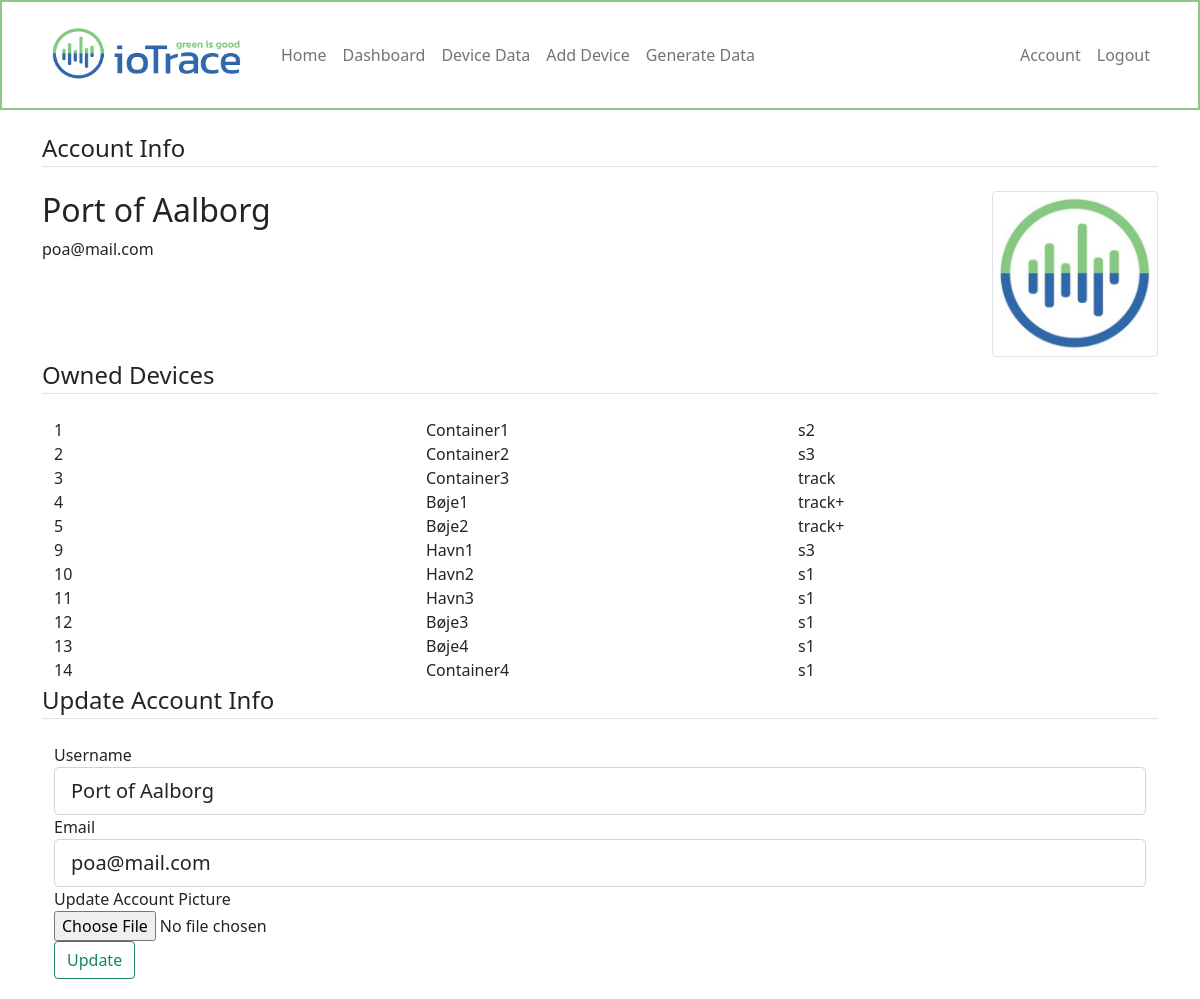
Page /account (signed in) on the earlier database version.
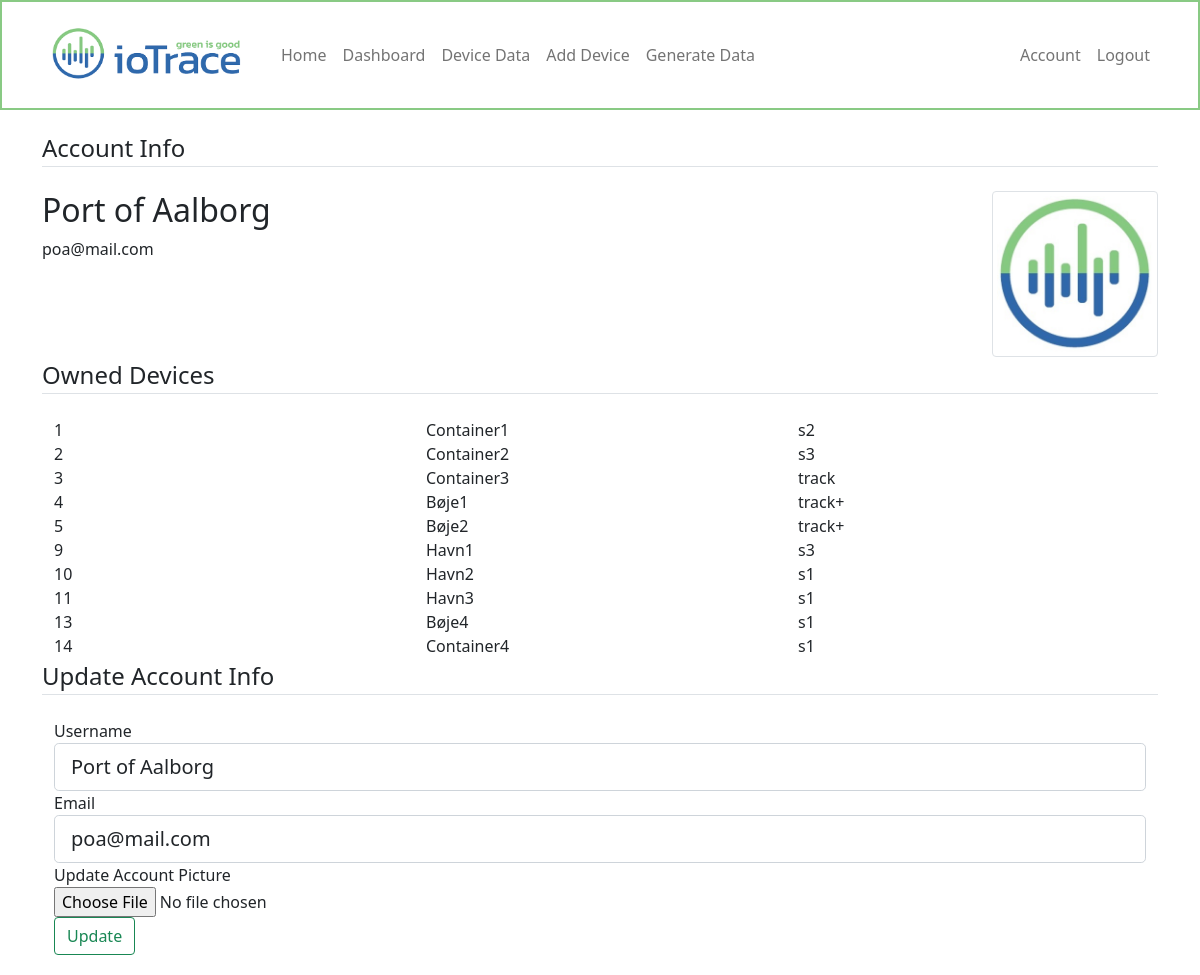
Same page on the later database version.
### webapp/models.py (models this page shows, shortened)
class Device(db.Model):
    id = db.Column(db.Integer, primary_key=True)
    devicename = db.Column(db.String(100), nullable=False)
    devicetype = db.Column(db.String(100), nullable=False)
    user_id = db.Column(db.Integer, db.ForeignKey('user.id'), nullable=False)
    datadumps = db.relationship('Dummydata', cascade='all, delete-orphan', backref='devicedata', lazy=True)

### webapp/accounts/routes.py (the view)
@accounts.route('/account', methods=['GET', 'POST'])
@login_required
def account():
    form = UpdateAccountForm()
    if form.validate_on_submit():
        if form.picture.data:
            picture_file = save_picture(form.picture.data)
            current_user.image_file = picture_file
        current_user.username = form.username.data
        current_user.email = form.email.data
        db.session.commit()
        flash('Your account has been updated!', 'success')
        return redirect(url_for('accounts.account'))
    elif request.method == 'GET':
        form.username.data = current_user.username
        form.email.data = current_user.email
    image_file = url_for('static', filename='images/profile_pics/' + current_user.image_file)
    devices = Device.query.filter_by(user_id=current_user.id)
    return render_template('account.html', title='Account', image_file=image_file, devices=devices, form=form)

### webapp/accounts/forms.py (shortened to what this page needs)
class UpdateAccountForm(FlaskForm):
    username = StringField('Username', validators=[DataRequired(), Length(min=2, max=20)])
    email = StringField('Email', validators=[DataRequired(), Email()])
    picture = FileField('Update Account Picture', validators=[FileAllowed(['jpg', 'png'])])
    submit = SubmitField('Update')

### webapp/models.py (called while the page is built)
@login_manager.user_loader
def load_user(user_id):
    return User.query.get(int(user_id))

### webapp/templates/account.html (shortened to what this page needs)
{% extends "layout.html" %}
{% set active_page = "home" %}
{% block content %}
<legend class="border-bottom mb-4">Account Info</legend>
<div class="row">
    <div class="col-10">
        <h2>{{ current_user.username }}</h2>
        <p>{{ current_user.email }}</p>
    </div>
    <div class="col">
        <img class="img-thumbnail" src="{{ image_file }}" class="img-fluid" width="200" height="200" >
    </div>
</div>
<legend class="border-bottom mb-4">Owned Devices</legend>
<div class="container">
    {% for device in devices %}
    <div class="row">
        <div class="col">
            {{device.id}}
        </div>
        <div class="col">
            {{device.devicename}}
        </div>
        <div class="col">
            {{device.devicetype}}
        </div>
    </div>
    {% endfor %}
</div>
<legend class="border-bottom mb-4">Update Account Info</legend>
<div class="container">
    <form method="POST" action="" enctype="multipart/form-data">
        <fieldset class="form-group">
            <div class="form-group">
                {{ form.username.label(class="form-control-label") }}
                {% if form.username.errors %}
                    {{ form.username(class="form-control form-control-lg is-invalid") }}
                    <div class="invalid-feedback">
                        {% for error in form.username.errors %}
                            <span>{{ error }}</span>
                        {% endfor %}
                    </div>
                {% else %}
                    {{ form.username(class="form-control form-control-lg") }}
                {% endif %}
            </div>
            <div class="form-group">
                {{ form.email.label(class="form-control-label") }}
                {% if form.email.errors %}
                    {{ form.email(class="form-control form-control-lg is-invalid") }}
                    <div class="invalid-feedback">
                        {% for error in form.email.errors %}
                            <span>{{ error }}</span>
                        {% endfor %}
                    </div>
                {% else %}
                    {{ form.email(class="form-control form-control-lg") }}
                {% endif %}
            </div>
            <div class="form-group">
                {{ form.picture.label() }}</br>
                {{ form.picture(class="form-control-file") }}</br>
            </div>
        </fieldset>
        <div class="form-group">
            {{ form.submit(class="btn btn-outline-success") }}
        </div>
    </form>
</div>
{% endblock content %}

Differences in the rows shown:
removed Device: id "12", devicename "Bøje3", devicetype "s1"
